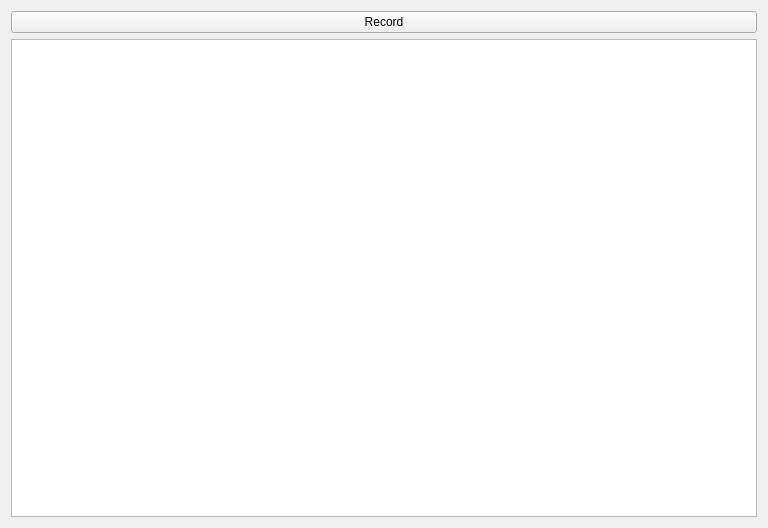
<?xml version="1.0" encoding="UTF-8"?>
<ui version="4.0">
 <class>KinectMotionCaptureClass</class>
 <widget class="QMainWindow" name="KinectMotionCaptureClass">
  <property name="geometry">
   <rect>
    <x>0</x>
    <y>0</y>
    <width>768</width>
    <height>528</height>
   </rect>
  </property>
  <property name="windowTitle">
   <string>Kinect Motion Capture</string>
  </property>
  <widget class="QWidget" name="centralWidget">
   <layout class="QVBoxLayout" name="verticalLayout">
    <item>
     <widget class="QPushButton" name="record">
      <property name="text">
       <string>Record</string>
      </property>
     </widget>
    </item>
    <item>
     <widget class="QGraphicsView" name="skeleton">
      <property name="backgroundBrush">
       <brush brushstyle="SolidPattern">
        <color alpha="255">
         <red>0</red>
         <green>0</green>
         <blue>0</blue>
        </color>
       </brush>
      </property>
     </widget>
    </item>
   </layout>
  </widget>
 </widget>
 <layoutdefault spacing="6" margin="11"/>
 <resources>
  <include location="kinectmotioncapture.qrc"/>
 </resources>
 <connections/>
</ui>
